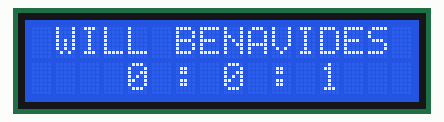
Simulated run of this sketch. Board: Arduino Uno, built with avr-gcc and run on an emulated ATmega328P. Parts: 16×2 character LCD.

Above: at 1.1 s.
At 5.1 s:
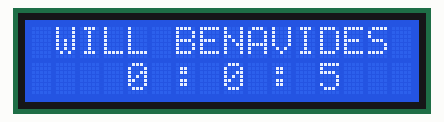
At 10.1 s:
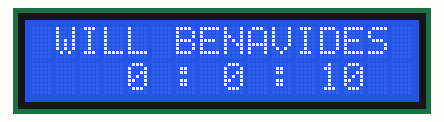
At 19.1 s:
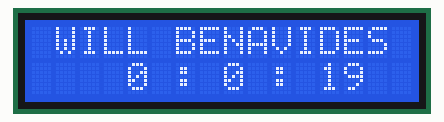
At 28.1 s:
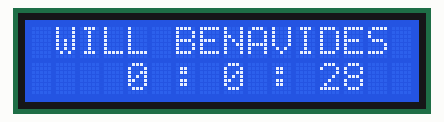
At 38.1 s:
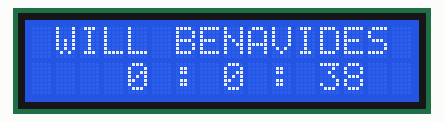

The sketch:

reloj.ino
```cpp
/*UNIVERSIDAD TECNICA DEL NORTE
 * FICA-CIERCOM
 * SISTEMAS MICROPROCESADOS
 * DEBER:
 * REALIZAR UN RELOJ DIGITAL USANDO TIMER
 *
 */
#include <MsTimer2.h>
#include <LiquidCrystal.h>
int horero=00; // variable para hora
int minutero=00; // variable para minutos
int segundero=00;// variable para segundos
LiquidCrystal lcd(12, 11, 5, 4, 3, 2);// posiciones del lcd

void setup() {
   lcd.begin(16, 2);// inicializa la lcd
  Serial.begin(9600);// inicializa la comunicacion serial
  MsTimer2::set(1000,rutina);// parametros el timer
  MsTimer2::start();// inicializa el timer
}

void loop() {
}
void rutina(){ // metodo para el timer el cual contara y mostrara el reloj
 lcd.setCursor(1, 0);
  lcd.print("WILL BENAVIDES");
  segundero++; // contador empieza a contar a cada segundo
   lcd.setCursor(12, 1);// posicion el la lcd para los segundos
    lcd.print(segundero); // muestra en la lcd
     lcd.setCursor(10,1);
      lcd.print(":");
       lcd.setCursor(8, 1);
        lcd.print(minutero);
         lcd.setCursor(6,1);
          lcd.print(":");
           lcd.setCursor(4, 1);
            lcd.print(horero);


 if ( segundero == 59){ // control para minutero cuando el segundero llegue a 59
    minutero++;// comienza a contar minutero
     lcd.setCursor(8, 1);
     lcd.print(minutero);// se imprime los minutos
     segundero=0;
}
 if ( minutero == 59){// control del munutero
    horero++;// comienza el conteo para hora
     lcd.setCursor(4, 1);
     lcd.print(horero);// se imprime la hora
     minutero=0;
}
if ( horero == 23){// control de hora cuando llega a 23:59:59 se imprime en 00:00:00
    horero=0;
    minutero=0;
    segundero=0;
}


}
```

Measured:
- what the display in image 0 shows lasts 1.0 s, from 1.1 s to 2.1 s
